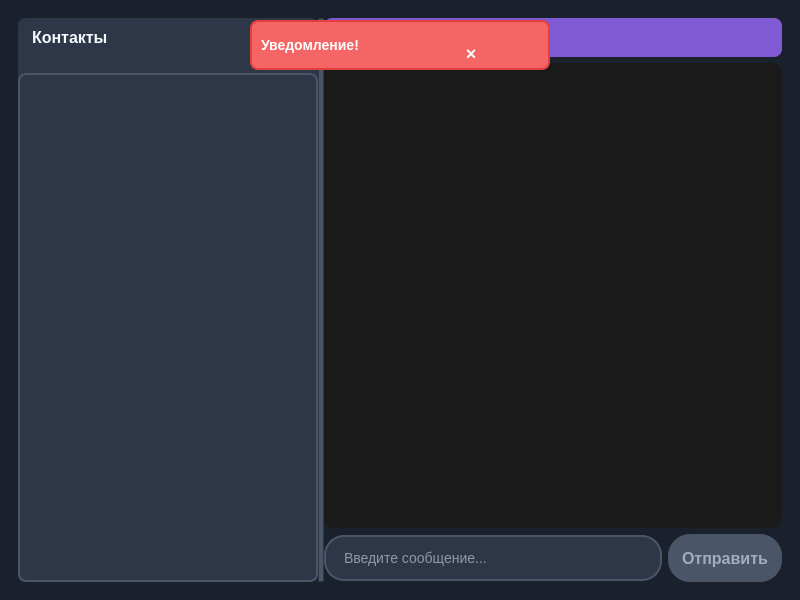
<?xml version="1.0" encoding="UTF-8"?>
<ui version="4.0">
 <class>MainWindow</class>
 <widget class="QMainWindow" name="MainWindow">
  <property name="geometry">
   <rect>
    <x>0</x>
    <y>0</y>
    <width>800</width>
    <height>600</height>
   </rect>
  </property>
  <property name="windowTitle">
   <string>Мессенджер</string>
  </property>
  <property name="styleSheet">
   <string notr="true">/* Главное окно */
                QMainWindow {
                background-color: #1A202C;
                color: #F7FAFC;
                font-family: &quot;Segoe UI&quot;, Arial, sans-serif;
                }

                /* Stacked Widget */
                QStackedWidget {
                background: transparent;
                border: none;
                }

                QStackedWidget::item {
                background: transparent;
                }

                /* Кнопки */
                QPushButton {
                background-color: #805AD5;
                color: white;
                border: none;
                border-radius: 8px;
                padding: 12px 24px;
                font-size: 14px;
                font-weight: bold;
                min-height: 20px;
                }

                QPushButton:hover {
                background-color: #6B46C1;
                }

                QPushButton:pressed {
                background-color: #553C9A;
                }

                QPushButton:disabled {
                background-color: #4A5568;
                color: #A0AEC0;
                }

                /* Поля ввода */
                QLineEdit {
                background-color: #2D3748;
                border: 2px solid #4A5568;
                border-radius: 8px;
                padding: 12px 16px;
                font-size: 14px;
                color: #F7FAFC;
                }

                QLineEdit:focus {
                border-color: #805AD5;
                }

                QLineEdit[echoMode=&quot;2&quot;] {
                font-family: &quot;Courier New&quot;, monospace;
                letter-spacing: 1px;
                }

                /* Метки */
                QLabel {
                background: transparent;
                color: #F7FAFC;
                font-size: 14px;
                border: none;
                }

                /* Списки */
                QListWidget {
                background-color: #2D3748;
                border: 2px solid #4A5568;
                border-radius: 8px;
                padding: 4px;
                font-size: 14px;
                color: #F7FAFC;
                outline: none;
                }

                QListWidget::item {
                background-color: transparent;
                border: none;
                padding: 12px 16px;
                margin: 2px;
                border-radius: 6px;
                }

                QListWidget::item:selected {
                background-color: #805AD5;
                color: white;
                }

                QListWidget::item:hover {
                background-color: #4A5568;
                }

                /* Текстовые области */
                QTextEdit, QTextBrowser {
                background-color: #2D3748;
                border: 2px solid #4A5568;
                border-radius: 8px;
                padding: 12px;
                font-size: 14px;
                color: #F7FAFC;
                }

                /* Сплиттер */
                QSplitter::handle {
                background-color: #4A5568;
                border: 1px solid #2D3748;
                }

                QSplitter::handle:horizontal {
                width: 2px;
                }

                QSplitter::handle:vertical {
                height: 2px;
                }

/* === СТИЛИ УВЕДОМЛЕНИЯ === */

/* Базовый стиль уведомления */
QFrame#login_notification {
    border-radius: 8px;
    padding: 8px 12px;
    background-color: #F56565;
    border: 2px solid #E53E3E;
}

/* Стили для разных типов уведомлений */
QFrame#login_notification[notificationType=&quot;success&quot;] {
    background-color: #48BB78;
    border: 2px solid #38A169;
}

QFrame#login_notification[notificationType=&quot;warning&quot;] {
    background-color: #ED8936;
    border: 2px solid #DD6B20;
}

QFrame#login_notification[notificationType=&quot;info&quot;] {
    background-color: #4299E1;
    border: 2px solid #3182CE;
}

QFrame#login_notification[notificationType=&quot;error&quot;] {
    background-color: #F56565;
    border: 2px solid #E53E3E;
}

/* Метка уведомления - КРИТИЧЕСКИ ВАЖНЫЕ СТИЛИ */
QLabel#login_notify_label {
    color: white;
    font-size: 13px;
    font-weight: bold;
    background: transparent;
    border: none;
    margin: 0px;
    padding: 0px;
}

/* Обязательно добавь эти свойства для метки в Qt Designer */
QLabel#login_notify_label {
    min-height: 20px;
    qproperty-alignment: 'AlignVCenter | AlignLeft';
}

/* Кнопка закрытия */
QPushButton#login_notify_close {
    background: transparent;
    border: none;
    color: white;
    font-size: 16px;
    font-weight: bold;
    min-width: 24px;
    min-height: 24px;
    max-width: 24px;
    max-height: 24px;
}

QPushButton#login_notify_close:hover {
    background: rgba(255,255,255,0.3);
    border-radius: 12px;
}


/* Глобальное уведомление */
QFrame#global_notification {
    background-color: #F56565;
    border: 2px solid #E53E3E;
    border-radius: 8px;
}

QFrame#global_notification[notificationType=&quot;success&quot;] {
    background-color: #48BB78;
    border: 2px solid #38A169;
}

QFrame#global_notification[notificationType=&quot;warning&quot;] {
    background-color: #ED8936;
    border: 2px solid #DD6B20;
}

QFrame#global_notification[notificationType=&quot;info&quot;] {
    background-color: #4299E1;
    border: 2px solid #3182CE;
}

QFrame#global_notification[notificationType=&quot;error&quot;] {
    background-color: #F56565;
    border: 2px solid #E53E3E;
}

/* Текст уведомления */
QLabel#global_notify_label {
    color: white;
    font-size: 14px;
    font-weight: bold;
    background: transparent;
    border: none;
    padding: 0px;
    margin: 0px;
}

/* Кнопка закрытия */
QPushButton#global_notify_close {
    background: transparent;
    border: none;
    color: white;
    font-size: 18px;
    font-weight: bold;
    border-radius: 15px;
}

QPushButton#global_notify_close:hover {
    background: rgba(255,255,255,0.3);
}

QTextBrowser {
    background-color: #1a1a1a;
    border: none;
    border-radius: 10px;
    padding: 10px;
    font-family: 'Segoe UI', Arial, sans-serif;
    font-size: 14px;
}</string>
  </property>
  <widget class="QWidget" name="centralwidget">
   <property name="enabled">
    <bool>true</bool>
   </property>
   <layout class="QGridLayout" name="gridLayout">
    <item row="0" column="0">
     <widget class="QStackedWidget" name="stackedWidget">
      <property name="sizePolicy">
       <sizepolicy hsizetype="Expanding" vsizetype="Expanding">
        <horstretch>0</horstretch>
        <verstretch>0</verstretch>
       </sizepolicy>
      </property>
      <property name="currentIndex">
       <number>2</number>
      </property>
      <widget class="QWidget" name="login_page">
       <property name="sizePolicy">
        <sizepolicy hsizetype="Expanding" vsizetype="Expanding">
         <horstretch>0</horstretch>
         <verstretch>0</verstretch>
        </sizepolicy>
       </property>
       <layout class="QGridLayout" name="gridLayout_2">
        <item row="0" column="0">
         <widget class="QWidget" name="login_container" native="true">
          <property name="sizePolicy">
           <sizepolicy hsizetype="Fixed" vsizetype="Fixed">
            <horstretch>0</horstretch>
            <verstretch>0</verstretch>
           </sizepolicy>
          </property>
          <property name="minimumSize">
           <size>
            <width>400</width>
            <height>350</height>
           </size>
          </property>
          <property name="maximumSize">
           <size>
            <width>400</width>
            <height>350</height>
           </size>
          </property>
          <property name="styleSheet">
           <string notr="true">background-color: #2D3748;
                                                border-radius: 12px;
                                            </string>
          </property>
          <layout class="QVBoxLayout" name="verticalLayout">
           <item>
            <widget class="QLabel" name="login_title">
             <property name="styleSheet">
              <string notr="true">font-size: 20px;
                                                            font-weight: bold;
                                                            color: #F7FAFC;
                                                            margin-bottom: 20px;
                                                        </string>
             </property>
             <property name="text">
              <string>Вход в мессенджер</string>
             </property>
             <property name="alignment">
              <set>Qt::AlignCenter</set>
             </property>
            </widget>
           </item>
           <item>
            <widget class="QLabel" name="username_label">
             <property name="text">
              <string>Логин:</string>
             </property>
            </widget>
           </item>
           <item>
            <widget class="QLineEdit" name="username_input">
             <property name="sizePolicy">
              <sizepolicy hsizetype="Expanding" vsizetype="Fixed">
               <horstretch>0</horstretch>
               <verstretch>0</verstretch>
              </sizepolicy>
             </property>
             <property name="placeholderText">
              <string>Введите логин</string>
             </property>
            </widget>
           </item>
           <item>
            <spacer name="verticalSpacer">
             <property name="orientation">
              <enum>Qt::Vertical</enum>
             </property>
             <property name="sizeHint" stdset="0">
              <size>
               <width>20</width>
               <height>10</height>
              </size>
             </property>
            </spacer>
           </item>
           <item>
            <widget class="QLabel" name="password_label">
             <property name="text">
              <string>Пароль:</string>
             </property>
            </widget>
           </item>
           <item>
            <widget class="QLineEdit" name="password_input">
             <property name="sizePolicy">
              <sizepolicy hsizetype="Expanding" vsizetype="Fixed">
               <horstretch>0</horstretch>
               <verstretch>0</verstretch>
              </sizepolicy>
             </property>
             <property name="echoMode">
              <enum>QLineEdit::Password</enum>
             </property>
             <property name="placeholderText">
              <string>Введите пароль</string>
             </property>
            </widget>
           </item>
           <item>
            <spacer name="verticalSpacer_2">
             <property name="orientation">
              <enum>Qt::Vertical</enum>
             </property>
             <property name="sizeHint" stdset="0">
              <size>
               <width>20</width>
               <height>20</height>
              </size>
             </property>
            </spacer>
           </item>
           <item>
            <widget class="QPushButton" name="login_button">
             <property name="sizePolicy">
              <sizepolicy hsizetype="Minimum" vsizetype="Fixed">
               <horstretch>0</horstretch>
               <verstretch>0</verstretch>
              </sizepolicy>
             </property>
             <property name="styleSheet">
              <string notr="true">QPushButton#login_button {
                                                            background-color: #48BB78;
                                                            font-size: 16px;
                                                            padding: 14px;
                                                            color: white;
                                                            border: none;
                                                            border-radius: 12px;
                                                            font-weight: bold;
                                                            min-height: 20px;
                                                            transition: background-color 0.2s ease;
                                                            }

                                                            QPushButton#login_button:hover {
                                                            background-color: #38A169;
                                                            }

                                                            QPushButton#login_button:pressed {
                                                            background-color: #2F855A;
                                                            }

                                                            QPushButton#login_button:disabled {
                                                            background-color: #4A5568;
                                                            color: #A0AEC0;
                                                            }
                                                        </string>
             </property>
             <property name="text">
              <string>Войти</string>
             </property>
            </widget>
           </item>
           <item>
            <widget class="QPushButton" name="register_button">
             <property name="sizePolicy">
              <sizepolicy hsizetype="Minimum" vsizetype="Fixed">
               <horstretch>0</horstretch>
               <verstretch>0</verstretch>
              </sizepolicy>
             </property>
             <property name="styleSheet">
              <string notr="true">QPushButton#register_button {
                                                            background-color: #4299E1;
                                                            font-size: 16px;
                                                            padding: 14px;
                                                            color: white;
                                                            border: none;
                                                            border-radius: 12px;
                                                            font-weight: bold;
                                                            min-height: 20px;
                                                            transition: background-color 0.2s ease;
                                                            }

                                                            QPushButton#register_button:hover {
                                                            background-color: #3182CE;
                                                            }

                                                            QPushButton#register_button:pressed {
                                                            background-color: #2B6CB0;
                                                            }

                                                            QPushButton#register_button:disabled {
                                                            background-color: #4A5568;
                                                            color: #A0AEC0;
                                                            }
                                                        </string>
             </property>
             <property name="text">
              <string>Зарегистрироваться</string>
             </property>
            </widget>
           </item>
          </layout>
         </widget>
        </item>
       </layout>
       <widget class="QFrame" name="login_notification">
        <property name="geometry">
         <rect>
          <x>100</x>
          <y>20</y>
          <width>300</width>
          <height>60</height>
         </rect>
        </property>
        <property name="visible">
         <bool>false</bool>
        </property>
        <property name="styleSheet">
         <string notr="true">background-color: #F56565;
                                        border: 2px solid #E53E3E;
                                        border-radius: 8px;
                                        padding: 10px;
                                    </string>
        </property>
        <layout class="QHBoxLayout" name="horizontalLayout_login_notify">
         <item>
          <widget class="QLabel" name="login_notify_label">
           <property name="minimumSize">
            <size>
             <width>200</width>
             <height>44</height>
            </size>
           </property>
           <property name="styleSheet">
            <string notr="true">color: white;
                                                    font-size: 14px;
                                                    font-weight: bold;
                                                </string>
           </property>
           <property name="text">
            <string>Ошибка входа!</string>
           </property>
          </widget>
         </item>
         <item>
          <widget class="QPushButton" name="login_notify_close">
           <property name="styleSheet">
            <string notr="true">QPushButton {
                                                    background: transparent;
                                                    border: none;
                                                    color: white;
                                                    font-size: 18px;
                                                    font-weight: bold;
                                                    min-width: 25px;
                                                    min-height: 25px;
                                                    }
                                                    QPushButton:hover {
                                                    background: rgba(255,255,255,0.3);
                                                    border-radius: 12px;
                                                    }
                                                </string>
           </property>
           <property name="text">
            <string>×</string>
           </property>
          </widget>
         </item>
        </layout>
       </widget>
      </widget>
      <widget class="QWidget" name="register_page">
       <property name="sizePolicy">
        <sizepolicy hsizetype="Expanding" vsizetype="Expanding">
         <horstretch>0</horstretch>
         <verstretch>0</verstretch>
        </sizepolicy>
       </property>
       <layout class="QGridLayout" name="gridLayout_3">
        <item row="0" column="0">
         <widget class="QWidget" name="register_container" native="true">
          <property name="sizePolicy">
           <sizepolicy hsizetype="Fixed" vsizetype="Fixed">
            <horstretch>0</horstretch>
            <verstretch>0</verstretch>
           </sizepolicy>
          </property>
          <property name="minimumSize">
           <size>
            <width>400</width>
            <height>450</height>
           </size>
          </property>
          <property name="maximumSize">
           <size>
            <width>400</width>
            <height>450</height>
           </size>
          </property>
          <property name="styleSheet">
           <string notr="true">background-color: #2D3748;
                                                border-radius: 12px;
                                            </string>
          </property>
          <layout class="QVBoxLayout" name="verticalLayout_2">
           <item>
            <widget class="QLabel" name="register_title">
             <property name="styleSheet">
              <string notr="true">font-size: 20px;
                                                            font-weight: bold;
                                                            color: #F7FAFC;
                                                            margin-bottom: 20px;
                                                        </string>
             </property>
             <property name="text">
              <string>Регистрация</string>
             </property>
             <property name="alignment">
              <set>Qt::AlignCenter</set>
             </property>
            </widget>
           </item>
           <item>
            <widget class="QLabel" name="reg_username_label">
             <property name="text">
              <string>Логин:</string>
             </property>
            </widget>
           </item>
           <item>
            <widget class="QLineEdit" name="reg_username_input">
             <property name="sizePolicy">
              <sizepolicy hsizetype="Expanding" vsizetype="Fixed">
               <horstretch>0</horstretch>
               <verstretch>0</verstretch>
              </sizepolicy>
             </property>
             <property name="placeholderText">
              <string>Придумайте логин</string>
             </property>
            </widget>
           </item>
           <item>
            <widget class="QLabel" name="username_status">
             <property name="styleSheet">
              <string notr="true">font-size: 12px;
                                                            color: #A0AEC0;
                                                        </string>
             </property>
             <property name="text">
              <string/>
             </property>
            </widget>
           </item>
           <item>
            <spacer name="verticalSpacer_3">
             <property name="orientation">
              <enum>Qt::Vertical</enum>
             </property>
             <property name="sizeHint" stdset="0">
              <size>
               <width>20</width>
               <height>10</height>
              </size>
             </property>
            </spacer>
           </item>
           <item>
            <widget class="QLabel" name="reg_password_label">
             <property name="text">
              <string>Пароль:</string>
             </property>
            </widget>
           </item>
           <item>
            <widget class="QLineEdit" name="reg_password_input">
             <property name="sizePolicy">
              <sizepolicy hsizetype="Expanding" vsizetype="Fixed">
               <horstretch>0</horstretch>
               <verstretch>0</verstretch>
              </sizepolicy>
             </property>
             <property name="echoMode">
              <enum>QLineEdit::Password</enum>
             </property>
             <property name="placeholderText">
              <string>Придумайте пароль</string>
             </property>
            </widget>
           </item>
           <item>
            <widget class="QLabel" name="reg_confirm_label">
             <property name="text">
              <string>Подтвердите пароль:</string>
             </property>
            </widget>
           </item>
           <item>
            <widget class="QLineEdit" name="reg_confirm_input">
             <property name="sizePolicy">
              <sizepolicy hsizetype="Expanding" vsizetype="Fixed">
               <horstretch>0</horstretch>
               <verstretch>0</verstretch>
              </sizepolicy>
             </property>
             <property name="echoMode">
              <enum>QLineEdit::Password</enum>
             </property>
             <property name="placeholderText">
              <string>Повторите пароль</string>
             </property>
            </widget>
           </item>
           <item>
            <widget class="QLabel" name="password_match_status">
             <property name="styleSheet">
              <string notr="true">font-size: 12px;
                                                            color: #A0AEC0;
                                                        </string>
             </property>
             <property name="text">
              <string/>
             </property>
            </widget>
           </item>
           <item>
            <spacer name="verticalSpacer_4">
             <property name="orientation">
              <enum>Qt::Vertical</enum>
             </property>
             <property name="sizeHint" stdset="0">
              <size>
               <width>20</width>
               <height>20</height>
              </size>
             </property>
            </spacer>
           </item>
           <item>
            <widget class="QPushButton" name="register_confirm_button">
             <property name="enabled">
              <bool>false</bool>
             </property>
             <property name="sizePolicy">
              <sizepolicy hsizetype="Minimum" vsizetype="Fixed">
               <horstretch>0</horstretch>
               <verstretch>0</verstretch>
              </sizepolicy>
             </property>
             <property name="styleSheet">
              <string notr="true">QPushButton#register_confirm_button {
                                                            background-color: #ED8936;
                                                            font-size: 16px;
                                                            padding: 14px;
                                                            color: white;
                                                            border: none;
                                                            border-radius: 12px;
                                                            font-weight: bold;
                                                            min-height: 20px;
                                                            transition: background-color 0.2s ease;
                                                            }

                                                            QPushButton#register_confirm_button:hover {
                                                            background-color: #DD6B20;
                                                            }

                                                            QPushButton#register_confirm_button:pressed {
                                                            background-color: #C05621;
                                                            }

                                                            QPushButton#register_confirm_button:disabled {
                                                            background-color: #4A5568;
                                                            color: #A0AEC0;
                                                            }
                                                        </string>
             </property>
             <property name="text">
              <string>Зарегистрироваться</string>
             </property>
            </widget>
           </item>
           <item>
            <widget class="QPushButton" name="register_back_button">
             <property name="sizePolicy">
              <sizepolicy hsizetype="Minimum" vsizetype="Fixed">
               <horstretch>0</horstretch>
               <verstretch>0</verstretch>
              </sizepolicy>
             </property>
             <property name="styleSheet">
              <string notr="true">QPushButton#register_back_button {
                                                            background-color: #F56565;
                                                            font-size: 16px;
                                                            padding: 14px;
                                                            color: white;
                                                            border: none;
                                                            border-radius: 12px;
                                                            font-weight: bold;
                                                            min-height: 20px;
                                                            transition: background-color 0.2s ease;
                                                            }

                                                            QPushButton#register_back_button:hover {
                                                            background-color: #E53E3E;
                                                            }

                                                            QPushButton#register_back_button:pressed {
                                                            background-color: #C53030;
                                                            }
                                                        </string>
             </property>
             <property name="text">
              <string>Назад</string>
             </property>
            </widget>
           </item>
          </layout>
         </widget>
        </item>
       </layout>
       <widget class="QFrame" name="register_notification">
        <property name="geometry">
         <rect>
          <x>100</x>
          <y>20</y>
          <width>300</width>
          <height>60</height>
         </rect>
        </property>
        <property name="visible">
         <bool>false</bool>
        </property>
        <property name="styleSheet">
         <string notr="true">background-color: #F56565;
                                        border: 2px solid #E53E3E;
                                        border-radius: 8px;
                                        padding: 10px;
                                    </string>
        </property>
        <property name="frameShape">
         <enum>QFrame::NoFrame</enum>
        </property>
        <layout class="QHBoxLayout" name="horizontalLayout_register_notify">
         <item>
          <widget class="QLabel" name="register_notify_label">
           <property name="styleSheet">
            <string notr="true">color: white;
font-size: 14px;
font-weight: bold;
                                                </string>
           </property>
           <property name="text">
            <string>Логин занят!</string>
           </property>
          </widget>
         </item>
         <item>
          <spacer name="horizontalSpacer_notify">
           <property name="orientation">
            <enum>Qt::Horizontal</enum>
           </property>
           <property name="sizeHint" stdset="0">
            <size>
             <width>40</width>
             <height>20</height>
            </size>
           </property>
          </spacer>
         </item>
         <item>
          <widget class="QPushButton" name="register_notify_close">
           <property name="styleSheet">
            <string notr="true">QPushButton {
                                                    background: transparent;
                                                    border: none;
                                                    color: white;
                                                    font-size: 18px;
                                                    font-weight: bold;
                                                    min-width: 25px;
                                                    min-height: 25px;
                                                    }
                                                    QPushButton:hover {
                                                    background: rgba(255,255,255,0.3);
                                                    border-radius: 12px;
                                                    }
                                                </string>
           </property>
           <property name="text">
            <string>×</string>
           </property>
          </widget>
         </item>
        </layout>
       </widget>
      </widget>
      <widget class="QWidget" name="chat_page">
       <property name="sizePolicy">
        <sizepolicy hsizetype="Expanding" vsizetype="Expanding">
         <horstretch>0</horstretch>
         <verstretch>0</verstretch>
        </sizepolicy>
       </property>
       <layout class="QHBoxLayout" name="horizontalLayout">
        <item>
         <widget class="QSplitter" name="splitter">
          <property name="sizePolicy">
           <sizepolicy hsizetype="Expanding" vsizetype="Expanding">
            <horstretch>0</horstretch>
            <verstretch>0</verstretch>
           </sizepolicy>
          </property>
          <property name="orientation">
           <enum>Qt::Horizontal</enum>
          </property>
          <widget class="QWidget" name="contacts_panel">
           <property name="sizePolicy">
            <sizepolicy hsizetype="Fixed" vsizetype="Expanding">
             <horstretch>0</horstretch>
             <verstretch>0</verstretch>
            </sizepolicy>
           </property>
           <property name="minimumSize">
            <size>
             <width>250</width>
             <height>0</height>
            </size>
           </property>
           <property name="maximumSize">
            <size>
             <width>300</width>
             <height>16777215</height>
            </size>
           </property>
           <property name="styleSheet">
            <string notr="true">background-color: #2D3748;
                                                    border-radius: 8px;
                                                    padding: 10px;
                                                </string>
           </property>
           <layout class="QVBoxLayout" name="verticalLayout_3">
            <item>
             <widget class="QLabel" name="contacts_title">
              <property name="styleSheet">
               <string notr="true">font-size: 16px;
                                                                font-weight: bold;
                                                                color: #F7FAFC;
                                                                margin-bottom: 10px;
                                                            </string>
              </property>
              <property name="text">
               <string>Контакты</string>
              </property>
             </widget>
            </item>
            <item>
             <widget class="QListWidget" name="contacts_list">
              <property name="sizePolicy">
               <sizepolicy hsizetype="Expanding" vsizetype="Expanding">
                <horstretch>0</horstretch>
                <verstretch>0</verstretch>
               </sizepolicy>
              </property>
             </widget>
            </item>
           </layout>
          </widget>
          <widget class="QWidget" name="chat_panel">
           <property name="sizePolicy">
            <sizepolicy hsizetype="Expanding" vsizetype="Expanding">
             <horstretch>0</horstretch>
             <verstretch>0</verstretch>
            </sizepolicy>
           </property>
           <layout class="QVBoxLayout" name="verticalLayout_4">
            <item>
             <widget class="QLabel" name="chat_title">
              <property name="styleSheet">
               <string notr="true">font-size: 16px;
                                                                font-weight: bold;
                                                                color: #F7FAFC;
                                                                background-color: #805AD5;
                                                                padding: 10px;
                                                                border-radius: 8px;
                                                                text-align: center;
                                                            </string>
              </property>
              <property name="text">
               <string>Выберите собеседника</string>
              </property>
             </widget>
            </item>
            <item>
             <widget class="QTextBrowser" name="chat_display">
              <property name="sizePolicy">
               <sizepolicy hsizetype="Expanding" vsizetype="Expanding">
                <horstretch>0</horstretch>
                <verstretch>0</verstretch>
               </sizepolicy>
              </property>
              <property name="styleSheet">
               <string notr="true">/* Основной стиль чата */
QTextBrowser {
    background-color: #1a1a1a;
    border: none;
    border-radius: 10px;
    padding: 10px;
    font-family: 'Segoe UI', Arial, sans-serif;
    font-size: 14px;
    color: white;
}

/* Свои сообщения (справа) */
.message-own {
    margin: 10px 0px;
    text-align: right;
}

.message-content-own {
    display: inline-block;
    max-width: 70%;
    background-color: #805AD5;
    color: white;
    padding: 12px 16px;
    border-radius: 18px;
    border-bottom-right-radius: 4px;
    word-wrap: break-word;
    box-shadow: 0 2px 5px rgba(0,0,0,0.2);
}

.message-text-own {
    font-size: 14px;
    line-height: 1.4;
    margin-bottom: 4px;
}

.message-time-own {
    font-size: 11px;
    opacity: 0.8;
    text-align: right;
}

/* Чужие сообщения (слева) */
.message-other {
    margin: 10px 0px;
    text-align: left;
}

.message-sender-other {
    font-size: 12px;
    color: #A0AEC0;
    margin-bottom: 4px;
    margin-left: 8px;
    font-weight: 500;
}

.message-content-other {
    display: inline-block;
    max-width: 70%;
    background-color: #2D3748;
    color: white;
    padding: 12px 16px;
    border-radius: 18px;
    border-bottom-left-radius: 4px;
    word-wrap: break-word;
    box-shadow: 0 2px 5px rgba(0,0,0,0.1);
}

.message-text-other {
    font-size: 14px;
    line-height: 1.4;
    margin-bottom: 4px;
}

.message-time-other {
    font-size: 11px;
    opacity: 0.7;
    text-align: right;
}</string>
              </property>
             </widget>
            </item>
            <item>
             <layout class="QHBoxLayout" name="horizontalLayout_2">
              <item>
               <widget class="QLineEdit" name="message_input">
                <property name="enabled">
                 <bool>false</bool>
                </property>
                <property name="sizePolicy">
                 <sizepolicy hsizetype="Expanding" vsizetype="Fixed">
                  <horstretch>0</horstretch>
                  <verstretch>0</verstretch>
                 </sizepolicy>
                </property>
                <property name="styleSheet">
                 <string notr="true">border-radius: 20px;
                                                                        padding: 12px 16px;
                                                                        font-size: 14px;
                                                                    </string>
                </property>
                <property name="placeholderText">
                 <string>Введите сообщение...</string>
                </property>
               </widget>
              </item>
              <item>
               <widget class="QPushButton" name="send_button">
                <property name="enabled">
                 <bool>false</bool>
                </property>
                <property name="sizePolicy">
                 <sizepolicy hsizetype="Fixed" vsizetype="Fixed">
                  <horstretch>0</horstretch>
                  <verstretch>0</verstretch>
                 </sizepolicy>
                </property>
                <property name="styleSheet">
                 <string notr="true">QPushButton#send_button {
                                                                        background-color: #48BB78;
                                                                        font-size: 16px;
                                                                        padding: 14px;
                                                                        color: white;
                                                                        border: none;
                                                                        border-radius: 22px;
                                                                        font-weight: bold;
                                                                        min-height: 20px;
                                                                        transition: background-color 0.2s ease;
                                                                        }

                                                                        QPushButton#send_button:hover {
                                                                        background-color: #38A169;
                                                                        }

                                                                        QPushButton#send_button:pressed {
                                                                        background-color: #2F855A;
                                                                        }

                                                                        QPushButton#send_button:disabled {
                                                                        background-color: #4A5568;
                                                                        color: #A0AEC0;
                                                                        }
                                                                    </string>
                </property>
                <property name="text">
                 <string>Отправить</string>
                </property>
               </widget>
              </item>
             </layout>
            </item>
           </layout>
          </widget>
         </widget>
        </item>
       </layout>
      </widget>
     </widget>
    </item>
   </layout>
   <widget class="QFrame" name="global_notification">
    <property name="geometry">
     <rect>
      <x>250</x>
      <y>20</y>
      <width>300</width>
      <height>50</height>
     </rect>
    </property>
    <property name="visible">
     <bool>false</bool>
    </property>
    <layout class="QHBoxLayout" name="horizontalLayout_global_notify">
     <item>
      <widget class="QLabel" name="global_notify_label">
       <property name="text">
        <string>Уведомление!</string>
       </property>
      </widget>
     </item>
     <item>
      <widget class="QPushButton" name="global_notify_close">
       <property name="minimumSize">
        <size>
         <width>0</width>
         <height>44</height>
        </size>
       </property>
       <property name="maximumSize">
        <size>
         <width>16777215</width>
         <height>16777215</height>
        </size>
       </property>
       <property name="text">
        <string>×</string>
       </property>
      </widget>
     </item>
    </layout>
   </widget>
  </widget>
 </widget>
 <resources/>
 <connections/>
</ui>
